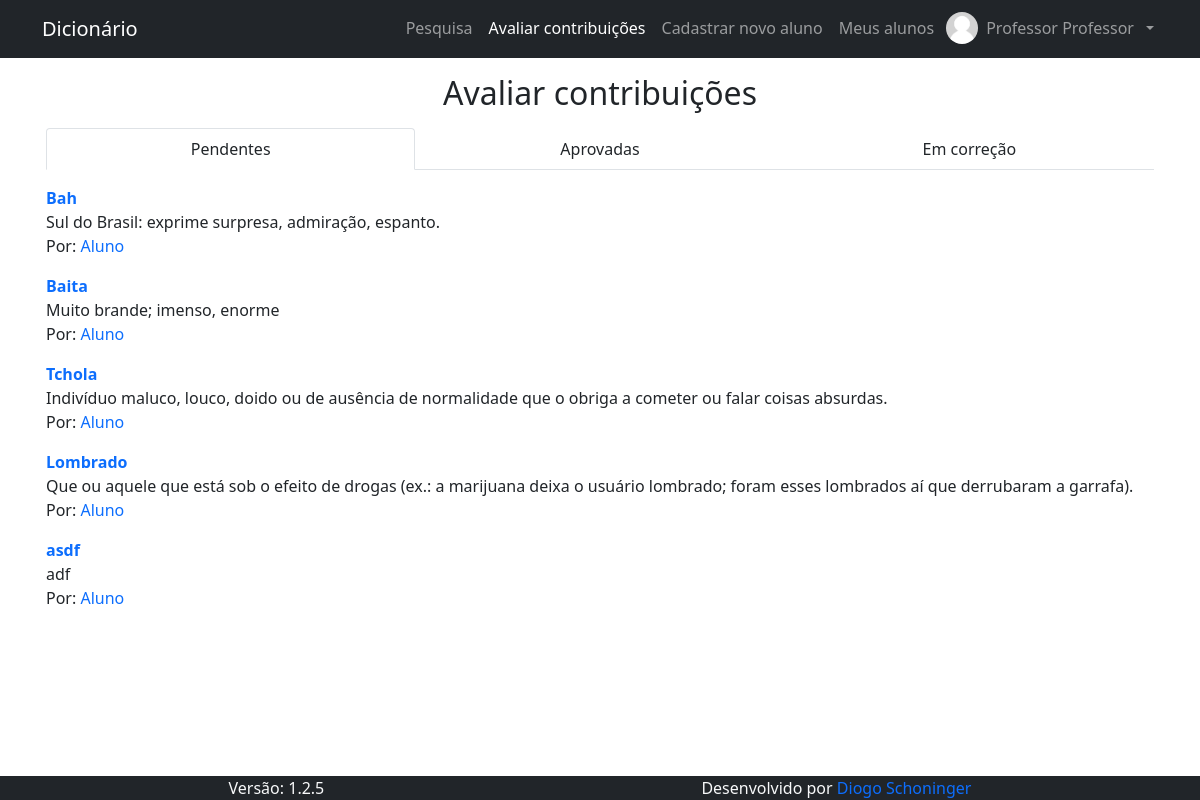
The page /pages/contribuicoes/avaliar_contribuicoes.php (signed in) on the database as committed earlier.
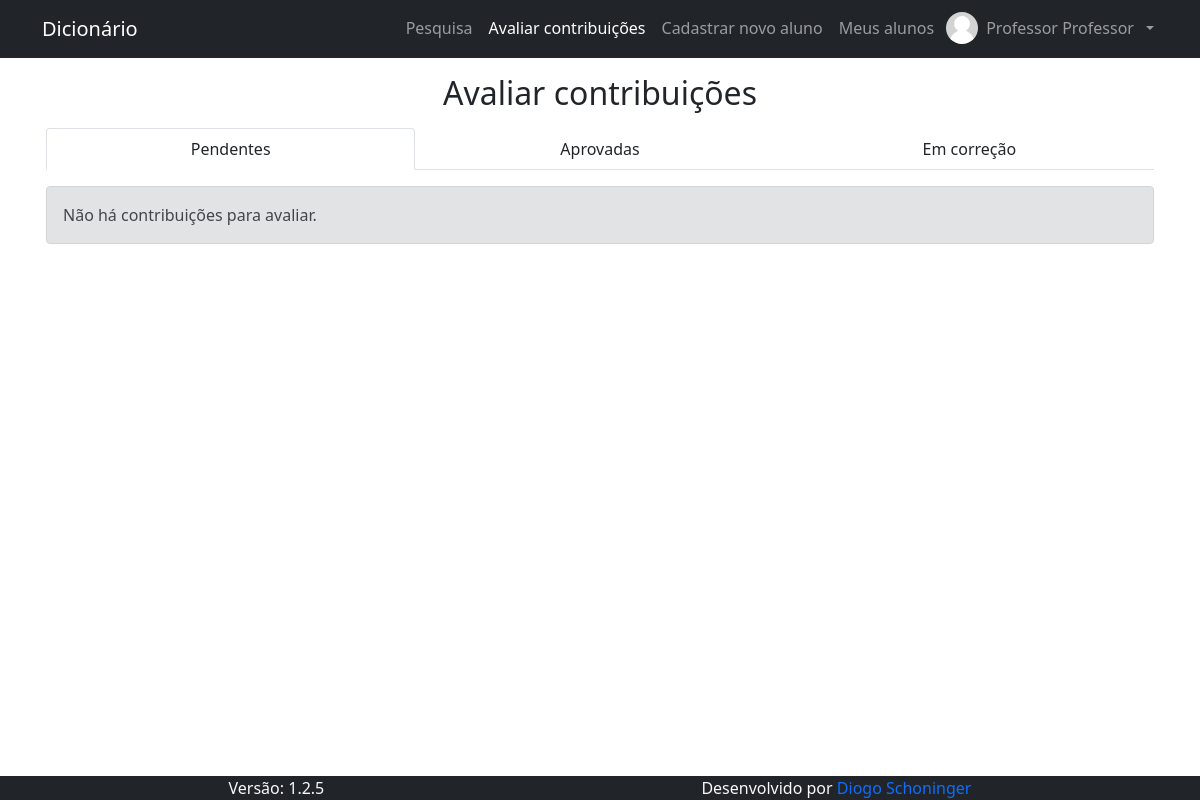
The same page on the database as committed later.
### tables this page shows
CREATE TABLE IF NOT EXISTS `contribuicao` (
  `id_contribuicao` int(11) NOT NULL AUTO_INCREMENT,
  `contribuicao` text NOT NULL,
  `silabacao` text NOT NULL,
  `classe_gramatical` text NOT NULL,
  `significados` text NOT NULL,
  `formacao` text NOT NULL,
  `comentarios` text DEFAULT NULL,
  `id_autor` int(11) NOT NULL,
  `exemplos` text NOT NULL,
  `situacao` text NOT NULL,
  `comentarios_avaliador` text NOT NULL,
  PRIMARY KEY (`id_contribuicao`)
);

CREATE TABLE IF NOT EXISTS `usuario` (
  `id_usuario` int(11) NOT NULL AUTO_INCREMENT,
  `nome_usuario` text NOT NULL,
  `email` varchar(128) NOT NULL,
  `cpf` varchar(11) NOT NULL,
  `data_nasc` date NOT NULL,
  `senha` text NOT NULL,
  `nivel` int(1) NOT NULL,
  `primeiro_acesso` int(1) NOT NULL DEFAULT 1,
  `id_responsavel` int(1) NOT NULL,
  `foto` text DEFAULT NULL,
  PRIMARY KEY (`id_usuario`),
  UNIQUE KEY `email` (`email`),
  UNIQUE KEY `cpf` (`cpf`)
);

### pages/contribuicoes/avaliar_contribuicoes.php (the view, shortened to what this page needs)
<h1 class="fs-2 text-center m-0">Avaliar contribuições</h1>
<div class="container row g-0 gap-3">
  <div class="nav nav-tabs row g-0" id="nav-tab" role="tablist">
    <button class="nav-link text-dark col px-0 active" id="nav-tab-pendentes" data-bs-toggle="tab" data-bs-target="#nav-pendentes" type="button" role="tab" aria-controls="nav-pendentes" aria-selected="true">Pendentes</button>
    <button class="nav-link text-dark col px-0" id="nav-tab-aprovadas" data-bs-toggle="tab" data-bs-target="#nav-aprovadas" type="button" role="tab" aria-controls="nav-aprovadas" aria-selected="false">Aprovadas</button>
    <button class="nav-link text-dark col px-0" id="nav-tab-em-correcao" data-bs-toggle="tab" data-bs-target="#nav-em-correcao" type="button" role="tab" aria-controls="nav-em-correcao" aria-selected="false">Em correção</button>
  </div>
  <div class="tab-content" id="nav-tabContent">
    <div class="tab-pane fade show active" id="nav-pendentes" role="tabpanel" aria-labelledby="nav-tab-pendentes">
      <div class="row g-0 gap-3">
        <?php
          $conn = open_db();
          $alunos = $conn->query("SELECT id_usuario, nome_usuario FROM usuario WHERE nivel = 1 AND id_responsavel = " . $_SESSION["id_usuario"]);
          if ($alunos->num_rows === 0) echo "<div class='alert alert-secondary m-0'>Você não é responsável por nenhum aluno.</div>";
          else {
            $sem_contribuicoes = true;
            while ($aluno = $alunos->fetch_object()) {
              $contribuicoes = $conn->query("SELECT id_contribuicao, contribuicao, significados FROM contribuicao WHERE id_autor = $aluno->id_usuario AND situacao LIKE 'Pendente'");
              if ($contribuicoes->num_rows !== 0) {
                $sem_contribuicoes = false;
                while ($contribuicao = $contribuicoes->fetch_object()) {
                  echo "
                    <div>
                      <a href='" . BASE_URL . "pages/contribuicoes/avaliar_contribuicao.php?id_contribuicao=" . $contribuicao->id_contribuicao . "' class='nav-link p-0 m-0'>
                        <span class='fw-bold'>" . $contribuicao->contribuicao . "</span><br/>
                      </a>
                      <span>" . $contribuicao->significados . "</span><br/>
                      <span>Por: <a href='" . BASE_URL . "pages/user/perfil.php?id_usuario=" . $aluno->id_usuario . "' class='nav-link d-inline p-0'>" . $aluno->nome_usuario . "</a></span>
                    </div>
                  ";
                }
              }
            }
            if ($sem_contribuicoes) echo "<div class='alert alert-secondary m-0'>Não há contribuições para avaliar.</div>";
          }
        ?>
      </div>
    </div>
  </div>
</div>

Rows that differ between the two databases and show on the page:
no longer on this page (row unchanged): usuario: nome_usuario "Aluno"
no longer on this page (row edited): contribuicao: contribuicao "Bah", significados "Sul do Brasil: exprime surpresa, admiração, espanto."
no longer on this page (row edited): contribuicao: contribuicao "Baita", significados "Muito brande; imenso, enorme"
no longer on this page (row edited): contribuicao: contribuicao "Tchola", significados "Indivíduo maluco, louco, doido ou de ausência de normalidade que o obriga a cometer ou falar coisas absurdas."
no longer on this page (row edited): contribuicao: contribuicao "Lombrado", significados "Que ou aquele que está sob o efeito de drogas (ex.: a marijuana deixa o usuário lombrado; foram esses lombrados aí que derrubaram a garrafa)."
no longer on this page (row edited): contribuicao: contribuicao "asdf", significados "adf"
Other text that changed with them:
text now shown: "Não há contribuições para avaliar."
